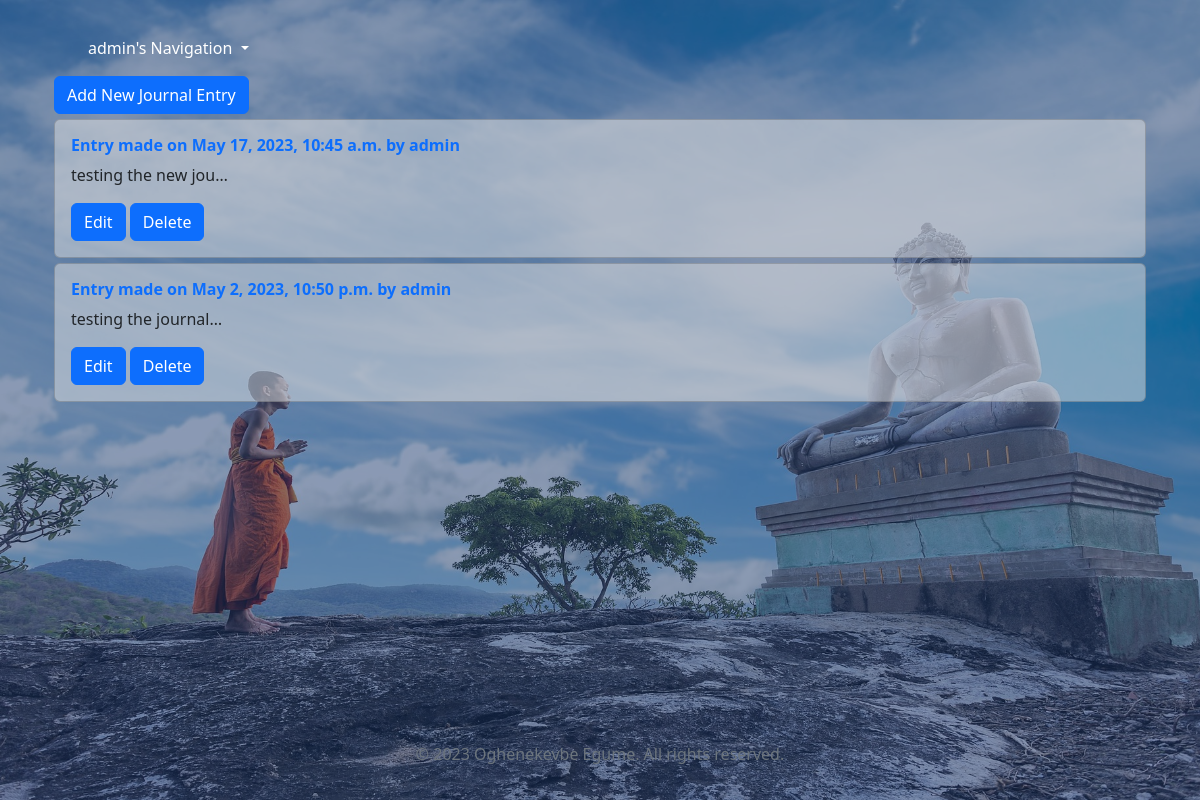
The app's page /journal_list/ (signed in) with its own data.
### life/models.py (models this page shows, shortened)
class JournalPost(models.Model):
    author = models.ForeignKey(User, on_delete=models.CASCADE)
    subject = models.CharField(max_length=225)
    body = models.TextField()
    date_added = models.DateTimeField(default=datetime.now, blank=True)
    class Meta:
        ordering = ['date_added']

### life/views.py (the view)
# urls.py: path("journal_list/", JournalListView.as_view(), name="journal_list"),
class JournalListView(ListView):
    model = JournalPost
    template_name = "journal_list.html"
    context_object_name = "journal"

### life/templates/journal_list.html (shortened to what this page needs)
{% extends 'base.html' %}
{% block content %}
<div class="container" style="min-height: 82vh; max-height: max-content;">
  <div class="row">
    <div class="col">
      <a href="{% url 'add_journal' %}" class="btn btn-primary">Add New Journal Entry</a>
      {% for post in journal reversed %}
      {% if post.author.id == user.id %}
      <div class="card">
        <div class="card-body">
          <h6><a href="{% url 'journal_detail' post.pk %}" style="text-decoration: none; font-weight: bolder;">Entry made on
              {{ post.date_added }} by
              {{ post.author}}</a></h6>
          <p>
            {{ post.body|truncatechars:20 }}
          </p>
          <a href="{% url 'edit_journal' post.pk %} " class="btn btn-primary">Edit</a>
          <a href="{% url 'delete_journal' post.pk %}" class="btn btn-primary">Delete</a>
        </div>
      </div>
      {% endif %}
      {% empty %}
      <p>No Journal posts available.</p>
      {% endfor %}
    </div>
  </div>
</div>
{% endblock %}

### life/templates/base.html (shortened to what this page needs)
{% load static %}
<!DOCTYPE html>
<html lang="en">
<head>
  <link rel="stylesheet" href="{% static 'css/bootstrap.min.css' %} ">
  <link rel="stylesheet" href="{% static 'css/base.css' %} ">
  <link href="https://unpkg.com/aos@2.3.1/dist/aos.css" rel="stylesheet">
</head>
<body>
  <div class="overlay"> </div>
  <div class="content">
    <nav class="navbar navbar-expand-lg bg-body-tertiary">
      <div class="container-fluid">
        <div class="collapse navbar-collapse" id="navbarSupportedContent">
          <ul class="navbar-nav me-auto mb-2 mb-lg-0">
            <li class="nav-item dropdown mx-5">
              <a class="nav-link dropdown-toggle" href="#" role="button" data-bs-toggle="dropdown" aria-expanded="false">
                {% if user.is_authenticated %}{{user.username}}'s{% else %}Guest's{% endif %} Navigation
              </a>
            </li>
          </ul>
        </div>
      </div>
    </nav>
    <div class="container">
      {% block content %}
      {% endblock content %}
    </div>
    <footer style="width: 100%; margin-top: 10px;">
      <div class="container-fluid text-center">
        <p class=" text-secondary mt-1">&copy; 2023 Oghenekevbe Egume. All rights reserved.</p>
      </div>
    </footer>
  </div>
</body>
</html>

### static/css/base.css (style rules this page uses)
body { background-size: cover; background-position: center; transition: background 0.5s ease-in-out; position: relative; min-height: 100vh; max-height: max-content; }
.overlay { position: absolute; top: 0; right: 0; bottom: 0; left: 0; background-color: rgba(25, 55, 109, 0.5); min-height: 100vh; max-height: max-content; }
.content { z-index: 1; position: relative; padding: 20px; }
.navbar { background-color: rgba(185, 237, 221, 0)!important ; }
.nav-item a { color: #fff !important; }

### life/templates/journal_list.html (style rules this page uses)
.card { background-color: rgba(225, 225, 225, 0.5); margin-top: 5px; }

### records on screen
JournalPost: date_added "May 17, 2023, 10:45 a.m.", author "admin", body "testing the new jou…"
JournalPost: date_added "May 2, 2023, 10:50 p.m.", author "admin", body "testing the journal…"

### other values on screen
{{ user.username }} "admin"
